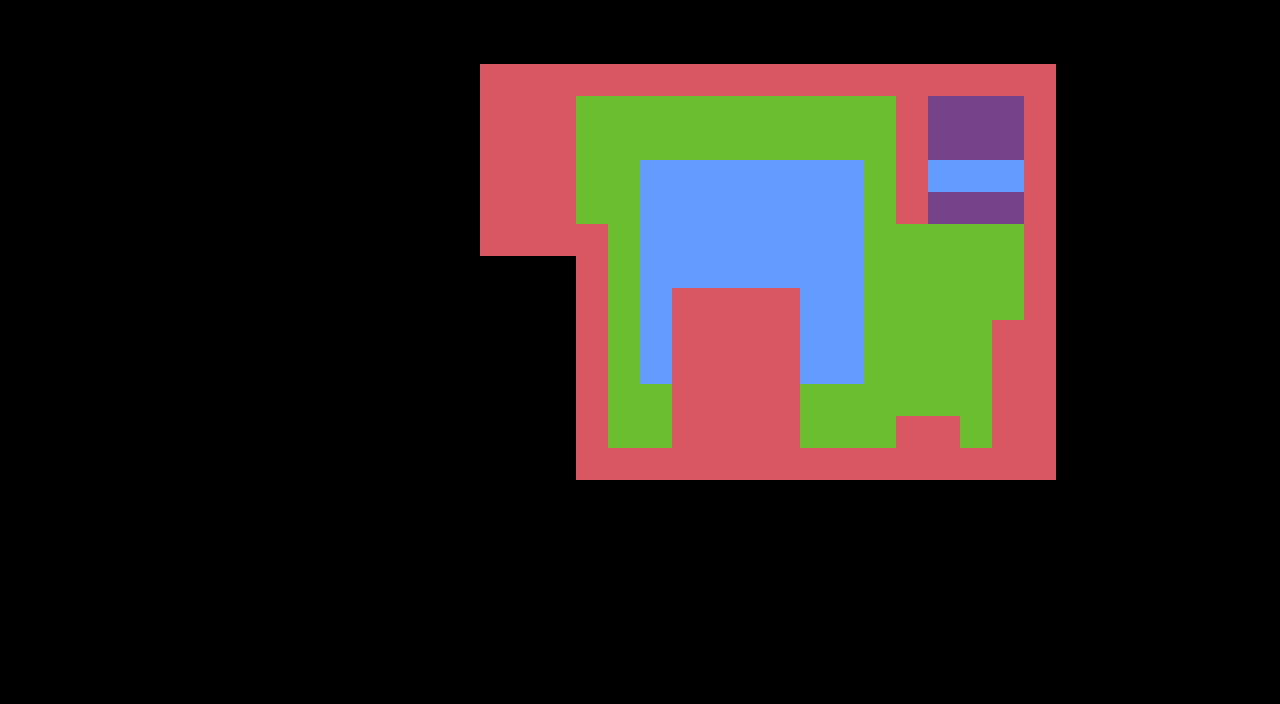

A 2D game scene composited from a Tiled map and its tileset images. What follows is a short description and the map's XML, with each tile layer's data collapsed to a summary:
An orthogonal 40x22 tile map with 32x32 px tiles, 3 tile layers (House, Collisions, Teleport).

<map version="1.9" tiledversion="1.9.2" orientation="orthogonal" renderorder="right-down" width="40" height="22" tilewidth="32" tileheight="32" infinite="0" nextlayerid="4" nextobjectid="1">
 <tileset firstgid="1" name="Temp_tiles" tilewidth="32" tileheight="32" tilecount="12" columns="3">
  <image source="Tilesets/Temp_tiles.png" width="96" height="128" />
 </tileset>
 <layer id="1" name="House" width="40" height="22">
  <properties>
   <property name="Draw" type="bool" value="true" />
   <property name="Navigation" type="bool" value="false" />
  </properties>
  <data>[880 cells, 213 non-empty, 6 distinct tile ids]</data>
 </layer>
 <layer id="2" name="Collisions" width="40" height="22">
  <properties>
   <property name="Draw" type="bool" value="false" />
   <property name="Navigation" type="bool" value="false" />
  </properties>
  <data>[880 cells, 96 non-empty, 1 distinct tile ids]</data>
 </layer>
 <layer id="3" name="Teleport" width="40" height="22">
  <properties>
   <property name="Draw" type="bool" value="false" />
   <property name="Navigation" type="bool" value="false" />
  </properties>
  <data>[880 cells, 3 non-empty, 1 distinct tile ids]</data>
 </layer>
</map>
